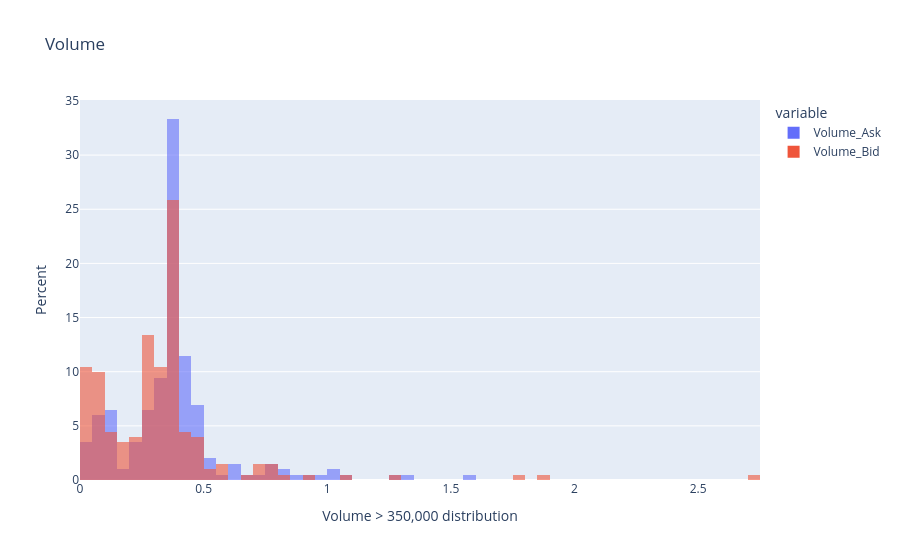

Write notebook code for a chart like this one.
### Code cell
import plotly.express as px

fig = px.histogram(
    vol_350k[['Volume_Ask', 'Volume_Bid']],
    histnorm='percent',
    barmode='overlay',
    opacity=0.6,
    title='Volume',
)
fig.update_layout(xaxis_title='Volume > 350,000 distribution',
                  yaxis_title='Percent')
fig.show()

### Figure 1 — Plotly figure (JSON) as saved in the notebook; plotly's stock layout.template omitted (floating-point values rounded to 4 significant figures; data arrays with more than 128 entries replaced by an {"elided": "..."} marker saying what was removed)
{"data": [{"bingroup": "x", "histnorm": "percent", "hovertemplate": "variable=Volume_Ask<br>value=%{x}<br>percent=%{y}<extra></extra>", "legendgroup": "Volume_Ask", "marker": {"color": "#636efa", "opacity": 0.6, "pattern": {"shape": ""}}, "name": "Volume_Ask", "orientation": "v", "showlegend": true, "type": "histogram", "x": {"elided": "201 float values"}, "xaxis": "x", "yaxis": "y"}, {"bingroup": "x", "histnorm": "percent", "hovertemplate": "variable=Volume_Bid<br>value=%{x}<br>percent=%{y}<extra></extra>", "legendgroup": "Volume_Bid", "marker": {"color": "#EF553B", "opacity": 0.6, "pattern": {"shape": ""}}, "name": "Volume_Bid", "orientation": "v", "showlegend": true, "type": "histogram", "x": {"elided": "201 float values"}, "xaxis": "x", "yaxis": "y"}], "layout": {"barmode": "overlay", "legend": {"title": {"text": "variable"}, "tracegroupgap": 0}, "title": {"text": "Volume"}, "xaxis": {"anchor": "y", "domain": [0, 1], "title": {"text": "Volume > 350,000 distribution"}}, "yaxis": {"anchor": "x", "domain": [0, 1], "title": {"text": "Percent"}}}}
